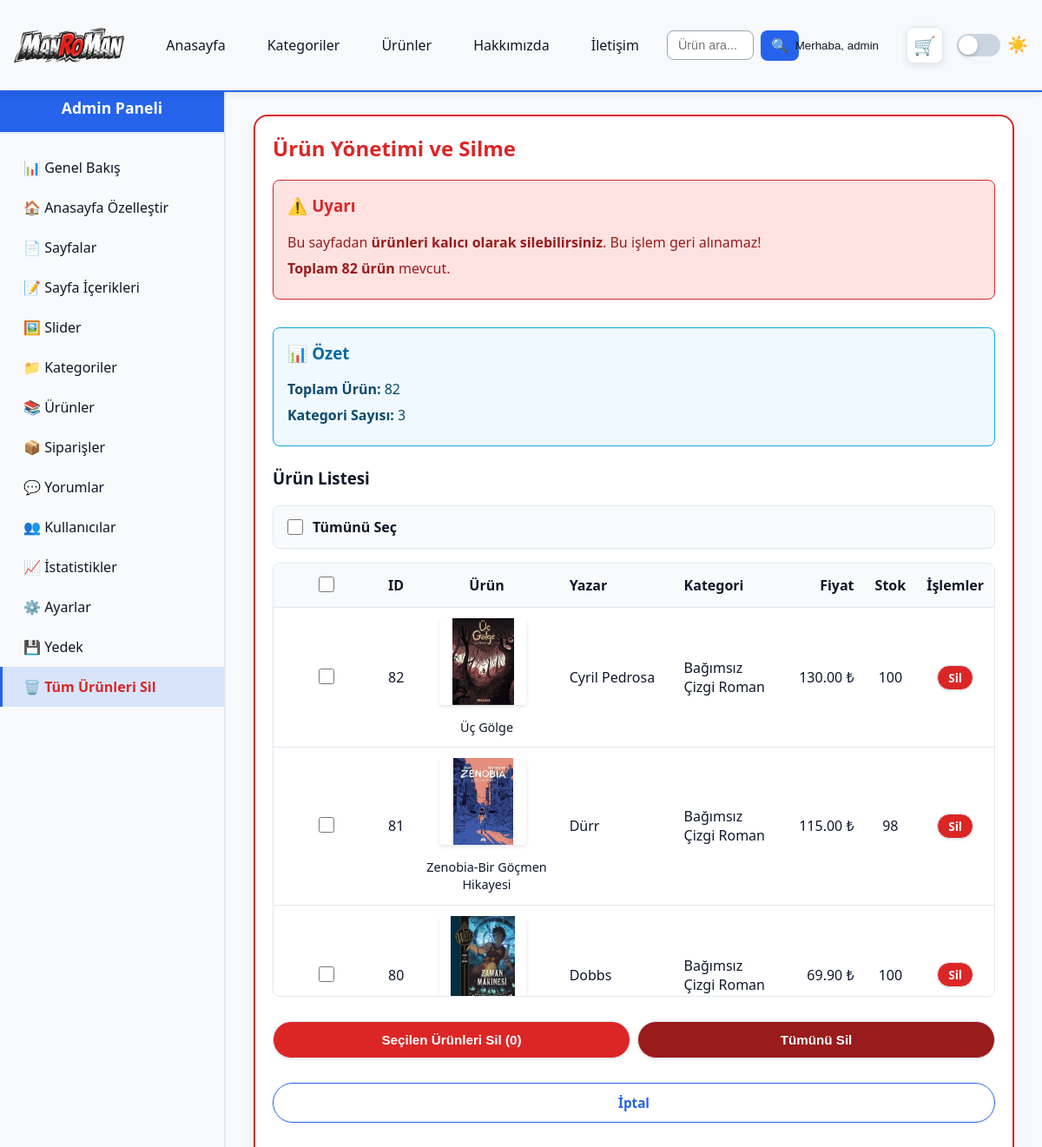
Page /admin/fix_products.php (signed in) on the committed database.
### tables this page shows
CREATE TABLE `products` (
  `id` int(10) UNSIGNED NOT NULL,
  `category_id` int(10) UNSIGNED NOT NULL,
  `name` varchar(180) NOT NULL,
  `slug` varchar(200) NOT NULL,
  `description` text DEFAULT NULL,
  `author` varchar(200) DEFAULT NULL,
  `price` decimal(10,2) NOT NULL DEFAULT 0.00,
  `stock` int(11) NOT NULL DEFAULT 0,
  `image_url` varchar(255) DEFAULT NULL,
  `created_at` timestamp NOT NULL DEFAULT current_timestamp()
);

CREATE TABLE `categories` (
  `id` int(10) UNSIGNED NOT NULL,
  `name` varchar(120) NOT NULL,
  `slug` varchar(150) NOT NULL,
  `description` text DEFAULT NULL,
  `created_at` timestamp NOT NULL DEFAULT current_timestamp()
);

### functions.php (called while the page is built, shortened)
<?php
function sanitize(string $value): string
{
    return htmlspecialchars($value, ENT_QUOTES, 'UTF-8');
}
function getCategories(PDO $pdo): array
{
    $statement = $pdo->query('SELECT id, name, slug FROM categories ORDER BY id DESC');
    return $statement->fetchAll();
}
function normalizeImageUrl(?string $imageUrl, bool $forSlider = false): string
{
    if (strpos($imageUrl, BASE_URL) === 0) {
        return $imageUrl;
    }
    return $imageUrl;
}

### admin/fix_products.php (the view, shortened to what this page needs)
<?php
require __DIR__ . '/../config.php';
function hasAuthorColumn(PDO $pdo): bool
{
    try {
        $statement = $pdo->prepare("
            SELECT COUNT(*)
            FROM INFORMATION_SCHEMA.COLUMNS
            WHERE TABLE_SCHEMA = DATABASE()
            AND TABLE_NAME = 'products'
            AND COLUMN_NAME = 'author'
        ");
        $statement->execute();
        $count = (int) $statement->fetchColumn();
        return $count > 0;
    } catch (PDOException $e) {
        return false;
    }
}
$hasAuthorColumn = hasAuthorColumn($pdo);
$totalProducts = (int) $pdo->query('SELECT COUNT(*) FROM products')->fetchColumn();
$products = $pdo->query('SELECT p.*, c.name AS category_name FROM products p LEFT JOIN categories c ON c.id = p.category_id ORDER BY p.id DESC')->fetchAll();
include __DIR__ . '/partials/header.php';
?>
<section class="card" style="border: 2px solid #dc2626; margin-top: 2rem; margin-bottom: 3rem; padding-bottom: 3rem;">
    <h1 style="color: #dc2626; margin-top: 0;">Ürün Yönetimi ve Silme</h1>
    <div style="margin-bottom: 2rem; padding: 1rem; background: #fee2e2; border-radius: 0.5rem; border: 1px solid #dc2626;">
        <h3 style="margin-top: 0; color: #dc2626;">⚠️ Uyarı</h3>
        <p style="margin: 0.5rem 0; color: #991b1b;">
            Bu sayfadan <strong>ürünleri kalıcı olarak silebilirsiniz</strong>. Bu işlem geri alınamaz!
        </p>
        <p style="margin: 0.5rem 0; color: #991b1b;">
            <strong>Toplam <?php echo $totalProducts; ?> ürün</strong> mevcut.
        </p>
    </div>
    <?php if ($totalProducts > 0): ?>
        <div style="margin-bottom: 1.5rem; padding: 1rem; background: #f0f9ff; border-radius: 0.5rem; border: 1px solid #0ea5e9;">
            <h3 style="margin-top: 0; color: #0369a1;">📊 Özet</h3>
            <p style="margin: 0.5rem 0; color: #0c4a6e;">
                <strong>Toplam Ürün:</strong> <?php echo $totalProducts; ?>
            </p>
            <p style="margin: 0.5rem 0; color: #0c4a6e;">
                <strong>Kategori Sayısı:</strong> <?php echo count($categories); ?>
            </p>
        </div>
        <h3>Ürün Listesi</h3>
        <div class="select-all-container" style="margin-bottom: 1rem; padding: 0.75rem; background: var(--light); border-radius: 0.5rem; border: 1px solid var(--border);">
            <label class="select-all-label" style="display: flex; align-items: center; gap: 0.5rem; cursor: pointer; color: var(--text);">
                <input type="checkbox" id="selectAll" class="select-all-checkbox" style="width: 18px; height: 18px; cursor: pointer;">
                <strong style="color: var(--text);">Tümünü Seç</strong>
            </label>
        </div>
        <form method="post" action="fix_products.php" id="deleteForm">
            <div style="max-height: 500px; overflow-y: auto; border: 1px solid var(--border); border-radius: 0.5rem; margin-bottom: 1rem;">
                <table class="admin-products-table" style="width: 100%; margin: 0;">
                    <thead style="position: sticky; top: 0; background: var(--light); z-index: 10;">
                        <tr>
                            <th style="width: 40px; padding: 0.75rem; text-align: center;">
                                <input type="checkbox" id="selectAllHeader" class="select-all-checkbox" style="width: 18px; height: 18px; cursor: pointer;">
                            </th>
                            <th style="padding: 0.75rem; text-align: left;">ID</th>
                            <th style="padding: 0.75rem; text-align: left;">Ürün</th>
                            <?php if ($hasAuthorColumn): ?>
                                <th style="padding: 0.75rem; text-align: left;">Yazar</th>
                            <?php endif; ?>
                            <th style="padding: 0.75rem; text-align: left;">Kategori</th>
                            <th style="padding: 0.75rem; text-align: right; white-space: nowrap; min-width: 100px;">Fiyat</th>
                            <th style="padding: 0.75rem; text-align: center;">Stok</th>
                            <th style="padding: 0.75rem; text-align: center;">İşlemler</th>
                        </tr>
                    </thead>
                    <tbody>
                        <?php foreach ($products as $product): ?>
                            <tr style="border-top: 1px solid var(--border);">
                                <td style="padding: 0.75rem; text-align: center;">
                                    <input type="checkbox" name="silinecek_id[]" value="<?php echo (int) $product['id']; ?>" class="product-checkbox select-all-checkbox" style="width: 18px; height: 18px; cursor: pointer;">
                                </td>
                                <td style="padding: 0.75rem;"><?php echo $product['id']; ?></td>
                                <td class="product-cell" style="padding: 0.75rem; vertical-align: middle;">
                                    <?php
                                    $imageUrl = normalizeImageUrl($product['image_url'] ?? null);
                                    ?>
                                    <a href="<?php echo BASE_URL; ?>/product.php?slug=<?php echo sanitize($product['slug']); ?>" style="display: inline-block; margin-right: 0.5rem; vertical-align: middle;">
                                        <img src="<?php echo sanitize($imageUrl); ?>"
                                             alt="<?php echo sanitize($product['name']); ?>"
                                             class="product-thumbnail"
                                             style="width: 60px; height: 90px; object-fit: contain; border-radius: 0.25rem;"
                                             onerror="this.onerror=null; this.src='<?php echo BASE_URL; ?>/img/icon.png'; this.style.opacity='0.3';">
                                    </a>
                                    <span class="product-name-text" style="vertical-align: middle;"><?php echo sanitize($product['name']); ?></span>
                                </td>
                                <?php if ($hasAuthorColumn): ?>
                                    <td style="padding: 0.75rem; vertical-align: middle;"><?php echo sanitize($product['author'] ?? '-'); ?></td>
                                <?php endif; ?>
                                <td style="padding: 0.75rem; vertical-align: middle;"><?php echo sanitize($product['category_name'] ?? '-'); ?></td>
                                <td style="padding: 0.75rem; text-align: right; vertical-align: middle; white-space: nowrap;"><?php echo number_format((float) $product['price'], 2); ?> ₺</td>
                                <td style="padding: 0.75rem; text-align: center; vertical-align: middle;"><?php echo (int) $product['stock']; ?></td>
                                <td style="padding: 0.75rem; text-align: center; vertical-align: middle;">
                                    <a class="btn" href="fix_products.php?islem=sil&id=<?php echo $product['id']; ?>"
                                       onclick="return confirm('Bu ürünü silmek istediğinize emin misiniz?\n\nÜrün: <?php echo addslashes($product['name']); ?>\n\nBu işlem geri alınamaz!');"
                                       style="background: #dc2626; color: white; padding: 0.25rem 0.75rem; font-size: 0.85rem;">
                                        Sil
                                    </a>
                                </td>
                            </tr>
                        <?php endforeach; ?>
                    </tbody>
                </table>
            </div>
            <div style="display: flex; gap: 0.5rem; margin-bottom: 1rem;">
                <button type="submit" name="islem" value="toplu_sil" class="btn" style="background: #dc2626; color: white; flex: 1;" id="deleteSelectedBtn" disabled
                        onclick="return confirm('Seçili ürünleri silmek istediğinize emin misiniz?');">
                    Seçilen Ürünleri Sil (<span id="selectedCount">0</span>)
                </button>
                <button type="submit" name="islem" value="hepsini_sil" class="btn" style="background: #991b1b; color: white; flex: 1;" id="deleteAllBtn"
                        onclick="return confirm('TÜM ÜRÜNLERİ silmek istediğinize emin misiniz? Bu işlem geri alınamaz!');">
                    Tümünü Sil
                </button>
            </div>
            <a href="<?php echo BASE_URL; ?>/admin/products.php" class="btn btn-outline" style="width: 100%; display: block; text-align: center;">İptal</a>
        </form>
    <?php endif; ?>
</section>
<?php include __DIR__ . '/partials/footer.php'; ?>

### rows in the picture
products: id "82", image_url (picture), name "Üç Gölge", author "Cyril Pedrosa", category.name "Bağımsız Çizgi Roman", price "130.00", stock "100"
products: id "81", image_url (picture), name "Zenobia-Bir Göçmen Hikayesi", author "Dürr", category.name "Bağımsız Çizgi Roman", price "115.00", stock "98"
products: id "80", image_url (picture), author "Dobbs", category.name "Bağımsız Çizgi Roman", price "69.90", stock "100"

### other values in the picture
$adminName "admin"
$totalProducts "82"
count($categories) "3"
